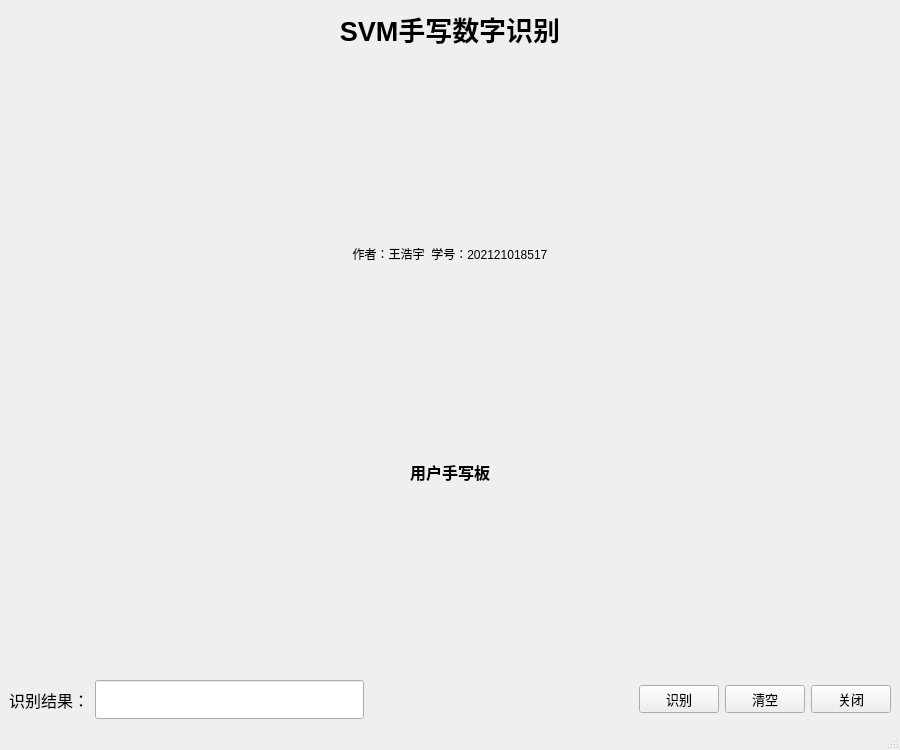
<?xml version="1.0" encoding="UTF-8"?>
<ui version="4.0">
 <class>MainWindow</class>
 <widget class="QMainWindow" name="MainWindow">
  <property name="enabled">
   <bool>true</bool>
  </property>
  <property name="geometry">
   <rect>
    <x>0</x>
    <y>0</y>
    <width>900</width>
    <height>750</height>
   </rect>
  </property>
  <property name="minimumSize">
   <size>
    <width>900</width>
    <height>750</height>
   </size>
  </property>
  <property name="maximumSize">
   <size>
    <width>900</width>
    <height>750</height>
   </size>
  </property>
  <property name="windowTitle">
   <string>MainWindow</string>
  </property>
  <property name="styleSheet">
   <string notr="true"/>
  </property>
  <widget class="QWidget" name="centralwidget">
   <property name="enabled">
    <bool>true</bool>
   </property>
   <property name="mouseTracking">
    <bool>false</bool>
   </property>
   <layout class="QVBoxLayout" name="verticalLayout_2">
    <item>
     <layout class="QVBoxLayout" name="verticalLayout">
      <item>
       <widget class="QLabel" name="label_tittle">
        <property name="enabled">
         <bool>true</bool>
        </property>
        <property name="font">
         <font>
          <pointsize>20</pointsize>
          <weight>75</weight>
          <bold>true</bold>
         </font>
        </property>
        <property name="text">
         <string>SVM手写数字识别</string>
        </property>
        <property name="textFormat">
         <enum>Qt::AutoText</enum>
        </property>
        <property name="alignment">
         <set>Qt::AlignCenter</set>
        </property>
       </widget>
      </item>
      <item>
       <spacer name="verticalSpacer_2">
        <property name="orientation">
         <enum>Qt::Vertical</enum>
        </property>
        <property name="sizeHint" stdset="0">
         <size>
          <width>877</width>
          <height>35</height>
         </size>
        </property>
       </spacer>
      </item>
      <item>
       <widget class="QLabel" name="label_2">
        <property name="enabled">
         <bool>true</bool>
        </property>
        <property name="text">
         <string>作者：王浩宇  学号：202121018517</string>
        </property>
        <property name="alignment">
         <set>Qt::AlignCenter</set>
        </property>
       </widget>
      </item>
      <item>
       <spacer name="verticalSpacer_3">
        <property name="orientation">
         <enum>Qt::Vertical</enum>
        </property>
        <property name="sizeHint" stdset="0">
         <size>
          <width>877</width>
          <height>13</height>
         </size>
        </property>
       </spacer>
      </item>
      <item>
       <layout class="QHBoxLayout" name="horizontalLayout_2"/>
      </item>
      <item>
       <widget class="QLabel" name="label_3">
        <property name="enabled">
         <bool>true</bool>
        </property>
        <property name="font">
         <font>
          <pointsize>12</pointsize>
          <weight>75</weight>
          <bold>true</bold>
         </font>
        </property>
        <property name="text">
         <string>用户手写板</string>
        </property>
        <property name="alignment">
         <set>Qt::AlignCenter</set>
        </property>
       </widget>
      </item>
      <item>
       <spacer name="verticalSpacer">
        <property name="orientation">
         <enum>Qt::Vertical</enum>
        </property>
        <property name="sizeHint" stdset="0">
         <size>
          <width>877</width>
          <height>13</height>
         </size>
        </property>
       </spacer>
      </item>
      <item>
       <layout class="QHBoxLayout" name="horizontalLayout">
        <item>
         <widget class="QLabel" name="label">
          <property name="font">
           <font>
            <pointsize>12</pointsize>
           </font>
          </property>
          <property name="text">
           <string>识别结果：</string>
          </property>
         </widget>
        </item>
        <item>
         <widget class="QLineEdit" name="lineEdit_result">
          <property name="enabled">
           <bool>true</bool>
          </property>
          <property name="font">
           <font>
            <pointsize>20</pointsize>
            <weight>75</weight>
            <bold>true</bold>
           </font>
          </property>
         </widget>
        </item>
        <item>
         <spacer name="horizontalSpacer">
          <property name="orientation">
           <enum>Qt::Horizontal</enum>
          </property>
          <property name="sizeHint" stdset="0">
           <size>
            <width>40</width>
            <height>20</height>
           </size>
          </property>
         </spacer>
        </item>
        <item>
         <widget class="QPushButton" name="btn_recognize">
          <property name="enabled">
           <bool>true</bool>
          </property>
          <property name="font">
           <font>
            <pointsize>10</pointsize>
           </font>
          </property>
          <property name="text">
           <string>识别</string>
          </property>
         </widget>
        </item>
        <item>
         <widget class="QPushButton" name="btn_clear">
          <property name="enabled">
           <bool>true</bool>
          </property>
          <property name="font">
           <font>
            <pointsize>10</pointsize>
           </font>
          </property>
          <property name="text">
           <string>清空</string>
          </property>
         </widget>
        </item>
        <item>
         <widget class="QPushButton" name="btn_close">
          <property name="enabled">
           <bool>true</bool>
          </property>
          <property name="font">
           <font>
            <pointsize>10</pointsize>
           </font>
          </property>
          <property name="text">
           <string>关闭</string>
          </property>
         </widget>
        </item>
       </layout>
      </item>
     </layout>
    </item>
   </layout>
  </widget>
  <widget class="QMenuBar" name="menubar">
   <property name="geometry">
    <rect>
     <x>0</x>
     <y>0</y>
     <width>900</width>
     <height>23</height>
    </rect>
   </property>
  </widget>
  <widget class="QStatusBar" name="statusbar"/>
 </widget>
 <resources/>
 <connections>
  <connection>
   <sender>btn_close</sender>
   <signal>clicked()</signal>
   <receiver>MainWindow</receiver>
   <slot>close()</slot>
   <hints>
    <hint type="sourcelabel">
     <x>888</x>
     <y>716</y>
    </hint>
    <hint type="destinationlabel">
     <x>863</x>
     <y>710</y>
    </hint>
   </hints>
  </connection>
  <connection>
   <sender>btn_recognize</sender>
   <signal>clicked()</signal>
   <receiver>MainWindow</receiver>
   <slot>btn_recognize_on_clicked()</slot>
   <hints>
    <hint type="sourcelabel">
     <x>726</x>
     <y>716</y>
    </hint>
    <hint type="destinationlabel">
     <x>690</x>
     <y>722</y>
    </hint>
   </hints>
  </connection>
  <connection>
   <sender>btn_clear</sender>
   <signal>clicked()</signal>
   <receiver>MainWindow</receiver>
   <slot>btn_clear_on_clicked()</slot>
   <hints>
    <hint type="sourcelabel">
     <x>777</x>
     <y>702</y>
    </hint>
    <hint type="destinationlabel">
     <x>805</x>
     <y>611</y>
    </hint>
   </hints>
  </connection>
 </connections>
 <slots>
  <slot>btn_recognize_on_clicked()</slot>
  <slot>btn_clear_on_clicked()</slot>
 </slots>
</ui>
